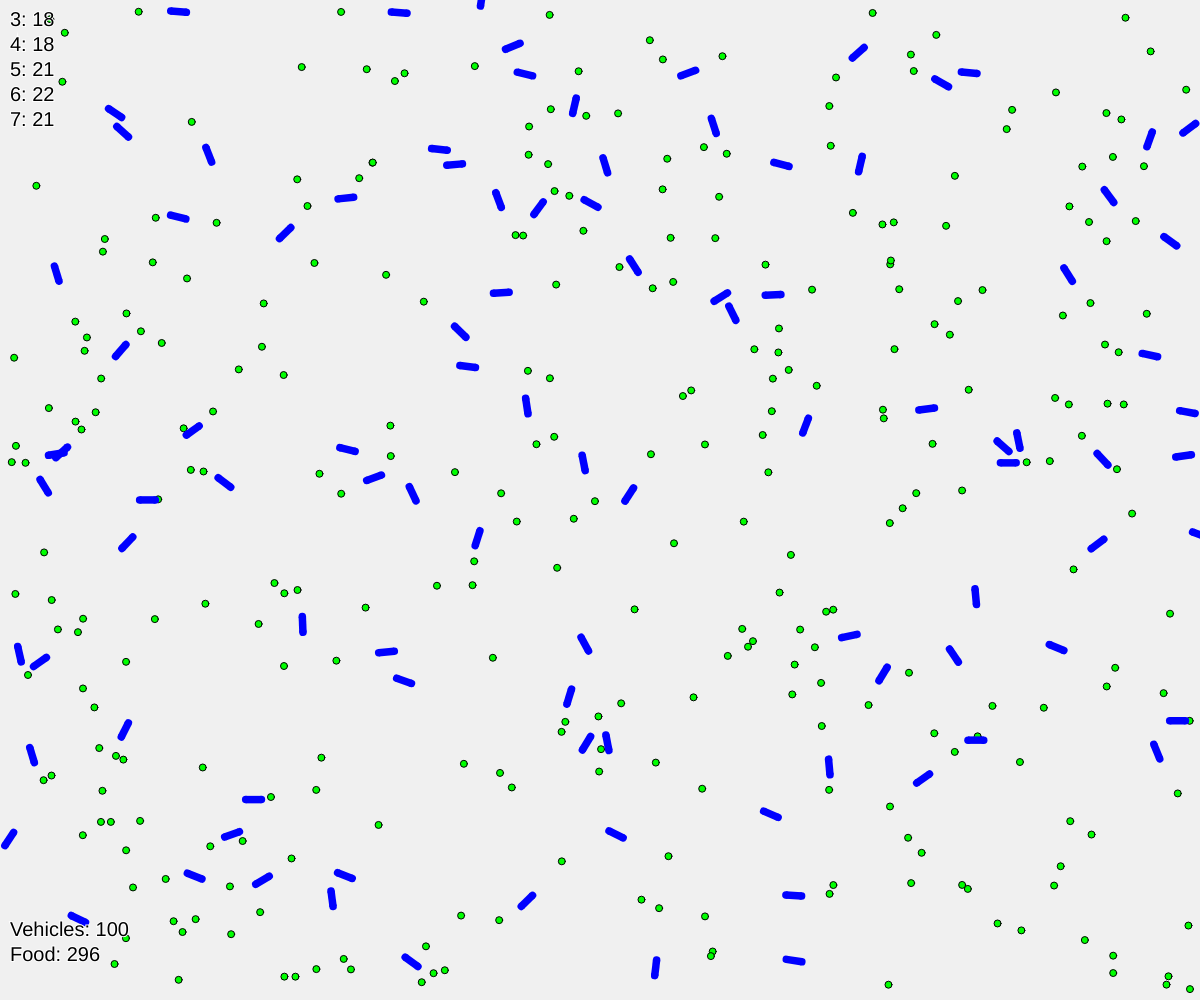
Frame 1 (no input)
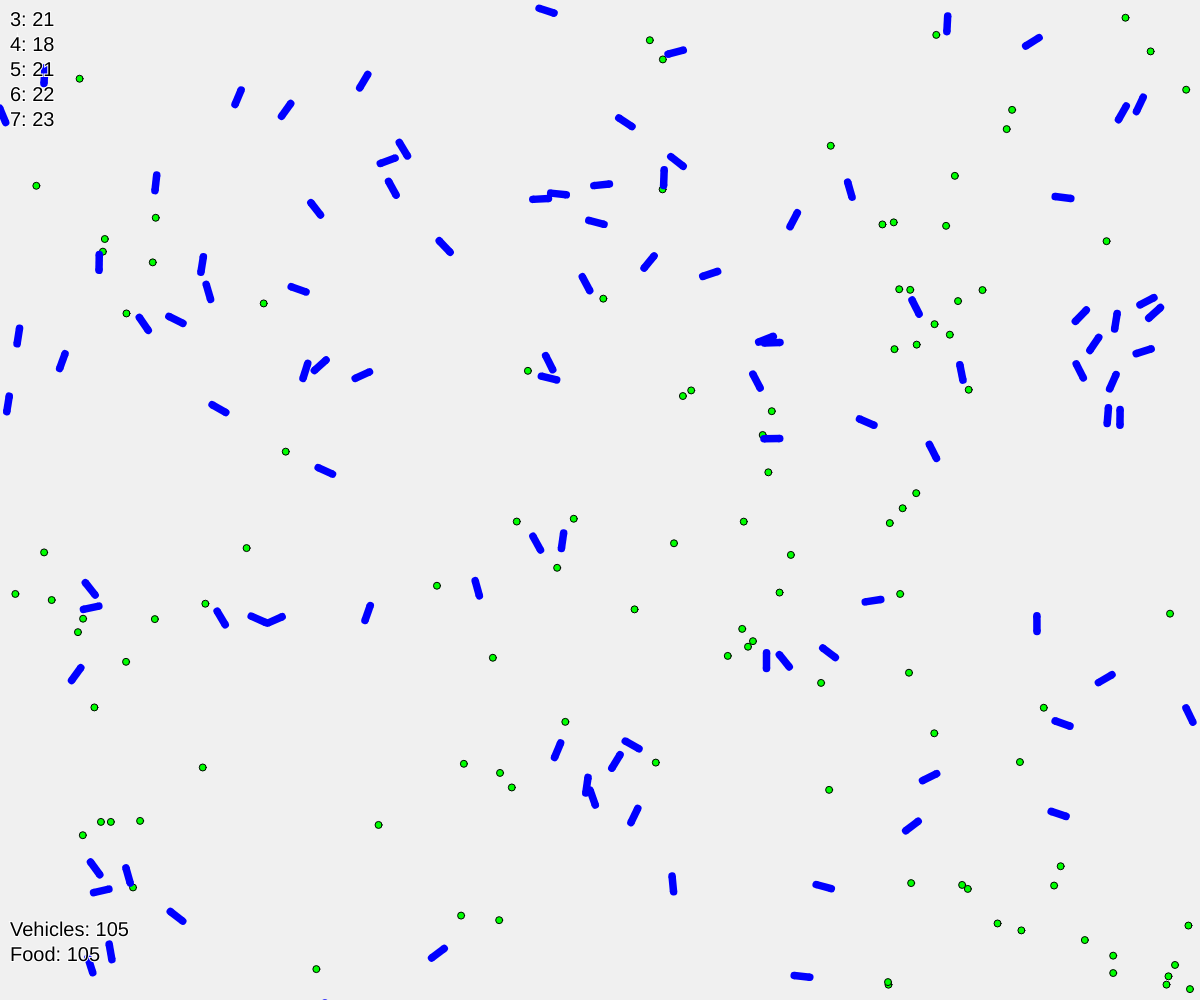
Frame 60 (no input)
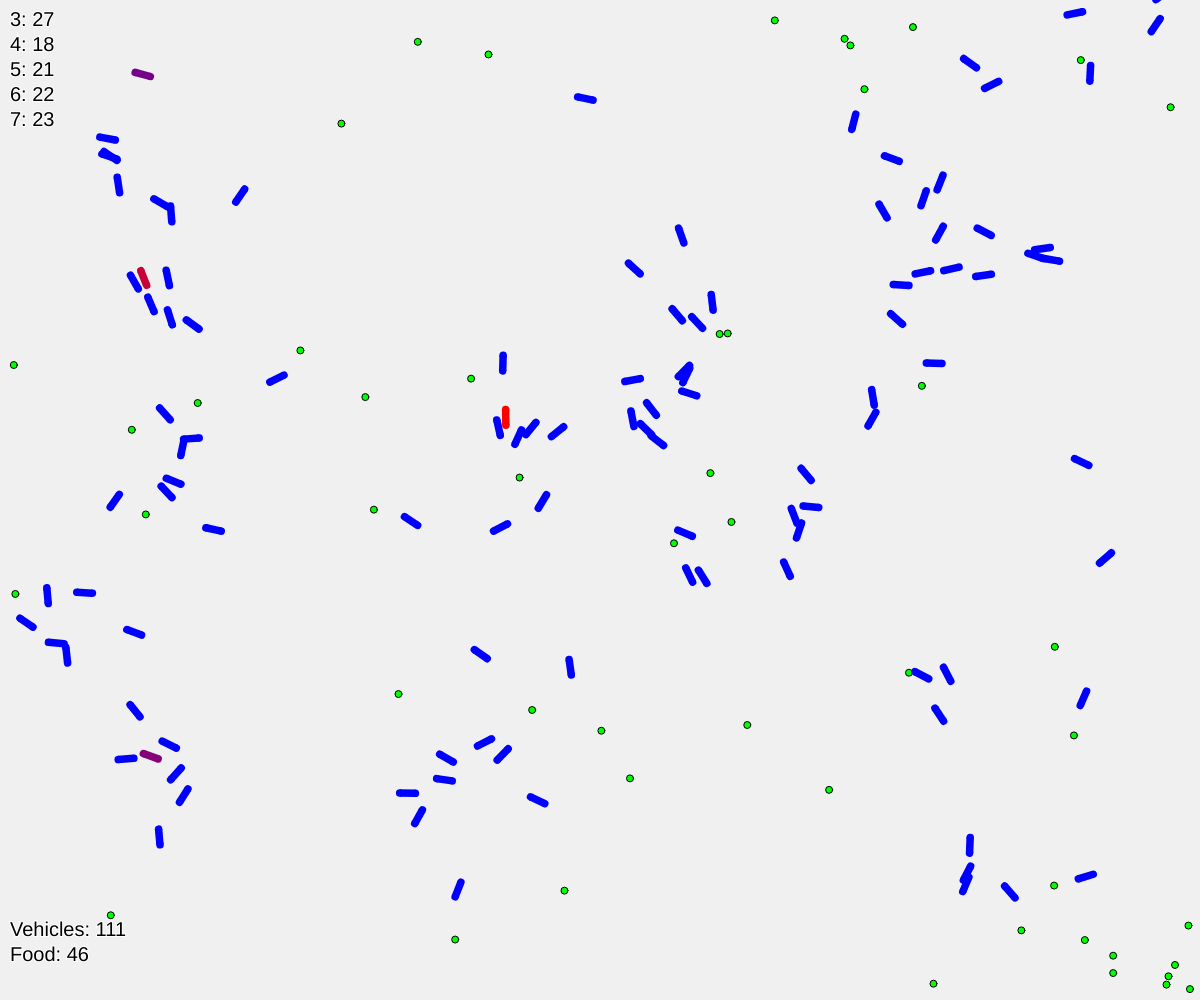
Frame 120 (the mouse pressed at the canvas centre since frame 60)

The p5.js sketch that drew these frames (run headless with seeded random() and noise() and a simulated clock; from frame 60 on, the mouse is pressed at the canvas centre):

// p5.js sketch
// ── sketch.js
function setup() {
    frameRate(60);
    createCanvas(windowWidth, windowHeight);

    foodChance = 0.2;

    stableFood = true;
    foodLevel = 50;

    food = new Food(300);
    population = new Population(100);

    population.reproduceRate = 0.1;
    population.mutationRate = 0.1;

}

function windowResized() {
  resizeCanvas(windowWidth, windowHeight);
}

function draw() {
    background(240);

    if (this.stableFood && this.food.foodPos.length < this.foodLevel) {
        for (let i = 0; i < (this.foodLevel-this.food.foodPos.length); i++) {
            this.food.newFood();
        }
    }
    else if (random(1) < this.foodChance) {
        this.food.newFood();
    }
    this.food.show();

    reproduce();
    updatePop();

    stats();
}

function stats() {
    stroke(255);
    strokeWeight(2);
    fill(0);
    textSize(20);
    textAlign(LEFT, BOTTOM);
    text(`Vehicles: ${this.population.members.length}\nFood: ${this.food.foodPos.length}`, 10, -35, width, height);

    var dict = {};
    for (let i = 0; i < population.members.length; i++) {
        let x = str(int(population.members[i].dna.maxSpeed));
        if (dict[x] === undefined) {
            dict[x] = 1;
        }
        else {
            dict[x] += 1;
        }
    }

    var statStr = "";
    for (let i = 0; i < Object.keys(dict).length; i++) {
        let x = Object.keys(dict)[i];
        statStr = statStr.concat(`${x}: ${dict[x]}\n`);
    }

    textAlign(LEFT, TOP);
    text(statStr, 10, 10, width, height);
}


function updatePop() {
    for (let i = this.population.members.length-1; i > -1; i--) {
        let vehicle = this.population.members[i];

        // vehicle.seek(createVector(mouseX, mouseY)); // go to cursor

        vehicle.eat(this.food.foodPos);
        vehicle.update();
        vehicle.show();

        // Vehicle is dead, no health
        // replace with a piece of food
        if (vehicle.health <= 0) {
            this.population.members.splice(i, 1);
            this.food.foodPos.push(createVector(vehicle.pos.x, vehicle.pos.y));
        }
    }
}

function reproduce() {
    if (random(1) < this.population.reproduceRate){
        this.population.calcFitness();
    }
}

// function mouseDragged() {
//     this.food.foodPos.push(createVector(mouseX, mouseY));
// }
// ── food.js
class Food {
    foodPos = [];
    scale = 0.7;

    edgePadding = 10;

    constructor(num) {
        for (let i = 0; i < num; i++) {
            this.newFood();
            // this.foodPos.push(createVector(random(this.edgePadding, width-this.edgePadding), random(this.edgePadding, height-this.edgePadding)));
        }
    }

    newFood() {
        this.foodPos.push(createVector(random(this.edgePadding, width-this.edgePadding), random(this.edgePadding, height-this.edgePadding)));
    }

    show() {
        this.foodPos.forEach(pos => {
            stroke(0);
            strokeWeight(1);
            fill(0, 255, 0);
            ellipse(pos.x, pos.y, 10 * this.scale);
        });
    }

}
// ── population.js
class Population {
    members = []
    mutationRate = 0.1

    constructor(size) {
        for (let i = 0; i < size; i++) {
            this.members.push(new Vehicle());
        }
    }

    calcFitness() {
        var scores = [];

        for (let i = 0; i < this.members.length; i++) {
            scores.push(this.members[i].calcFitness());
        }

        scores.sort((a, b) => b - a);

        // randomness
        if (random(1) <= this.mutationRate) {
            this.members.push(new Vehicle);
        }
        else {
            let rand = random(1);
            let dnaInd = 0;

            if (rand <= 0.75) {
                dnaInd = 0;
            }
            else if (rand <= 0.9) {
                dnaInd = 1;
            }
            else if (rand <= 1) {
                dnaInd = 2;
            }

            dnaInd = min(dnaInd, this.members.length-1);
            this.reproduce(this.members[dnaInd].dna);
        }
    }

    reproduce(dna) {
        var v = new Vehicle();

        // pass on genes (DNA)
        v.dna = dna;
        v.maxHealth = v.dna.maxSpeed;
        v.maxForce = (v.dna.maxSpeed/10)-0.25;

        this.members.push(v);
    }
}

// ── style.css
html, body {
    margin: 0;
    padding: 0;

    width: 100%;
    height: 100vh;
}

canvas {
    display: block;
    width: 100%;
    height: 100vh;
}
// ── vehicle.js
class Vehicle {
    pos = createVector(random(10, width-10), random(10, height-10));
    acc = createVector(0, 0);
    vel = createVector(0, 0);

    // maxSpeed = random(2, 10);
    maxForce = 0;

    scale = 1.5;

    health = 4;

    eaten = 0;
    fitness = 0;

    dna = {
        maxSpeed: random(3, 8)
    };

    maxHealth = this.dna.maxSpeed;

    constructor() {
        this.maxForce = (this.dna.maxSpeed/10)-0.25;
    }

    update() {
        this.vel.add(this.acc);
        this.vel.limit(this.dna.maxSpeed);

        this.pos.add(this.vel);

        this.acc.mult(0);

        this.health -= (this.dna.maxSpeed/200);
    }

    applyForce(force) {
        this.acc.add(force);
    }

    seek(targetPos) {
        var desired = p5.Vector.sub(targetPos, this.pos);

        desired.setMag(this.dna.maxSpeed)

        var steer = desired.sub(this.vel);
        steer.limit(this.maxForce);

        this.applyForce(steer);
    }

    distSq2D(v1, v2) {
        return sq(v1.x - v2.x) + sq(v1.y - v2.y);
    }

    eat(list) {
        var closest = Infinity;
        var index = -1;

        for (let i = list.length-1; i > -1; i--) {
            var d = this.distSq2D(this.pos, list[i]);

            if (d < closest) {
                closest = d;
                index = i;
            }
        }

        if (closest < 100 && this.health < this.maxHealth) {
            list.splice(index, 1);
            this.eaten += 1;
            this.health += 1;
        }
        else if (index > -1) {
            this.seek(list[index]);
        }
        else if (this.health > this.maxHealth) {
            this.health = this.maxHealth;
        }
    }

    show() {
        stroke(0);
        strokeWeight(1);

        var col = lerpColor(color(255, 0, 0), color(0, 0, 255), this.health);
        fill(col);

        push();
        translate(this.pos.x, this.pos.y); rotate(this.vel.heading() + PI/2);

        // triangle(0, 0, (-15*this.scale), (40*this.scale), (15*this.scale), (40*this.scale));
        // triangle(circleRadius, 0, 0, circleRadius, circleDiameter, circleRadius)

        let circleDiameter = 5 * this.scale;
        let circleRadius = circleDiameter / 2;
        let rectHeight = 13 * this.scale;

        noStroke()
        ellipseMode(CENTER);
        ellipse(circleRadius, circleRadius, circleDiameter);
        rectMode(CORNERS);
        rect(0, circleRadius, circleDiameter, rectHeight);
        ellipse(circleRadius, rectHeight, circleDiameter)

        pop();
    }

    calcFitness() {
        this.fitness = int(this.eaten * this.health * 100);
        return this.fitness;
    }
}
